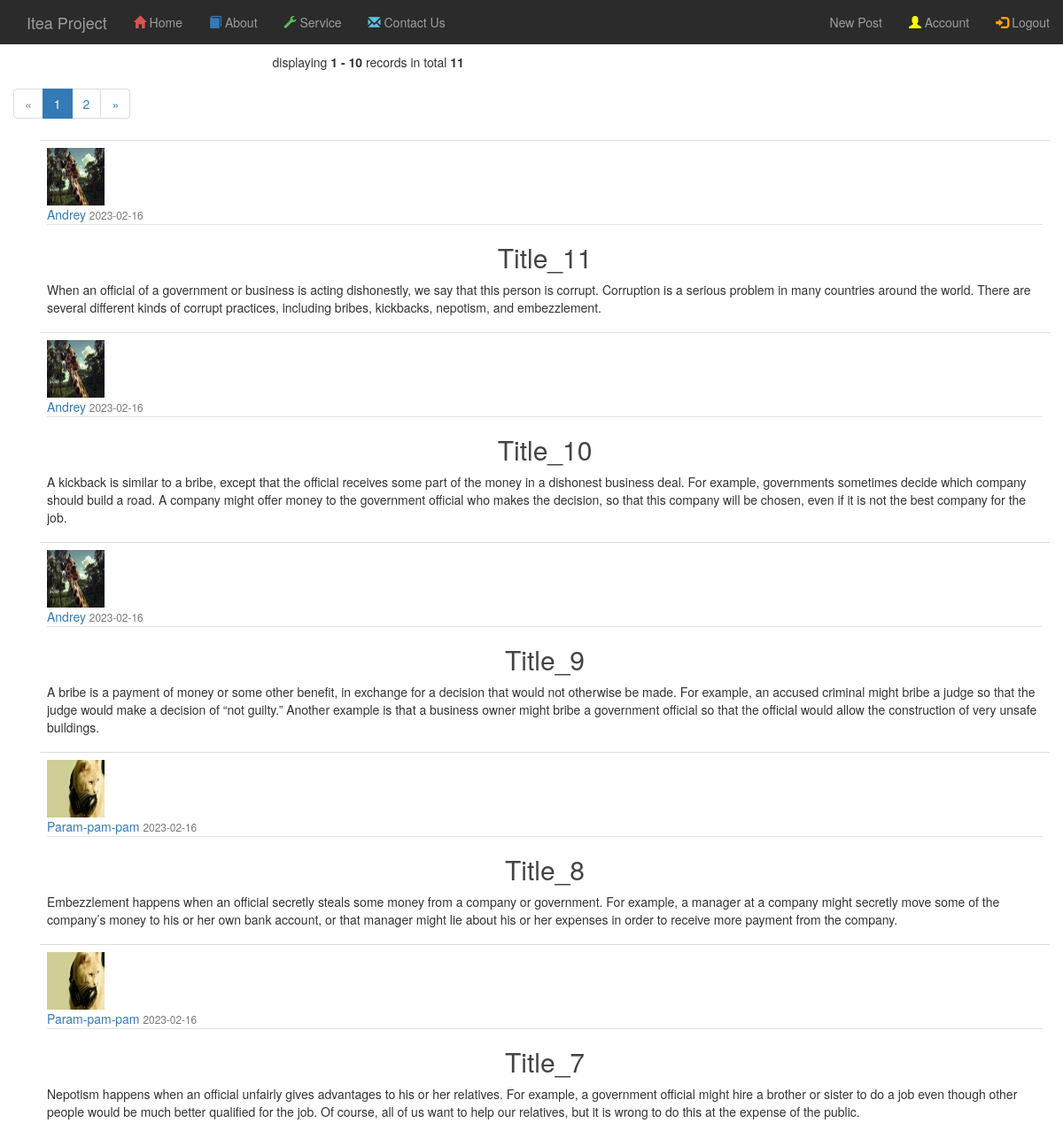
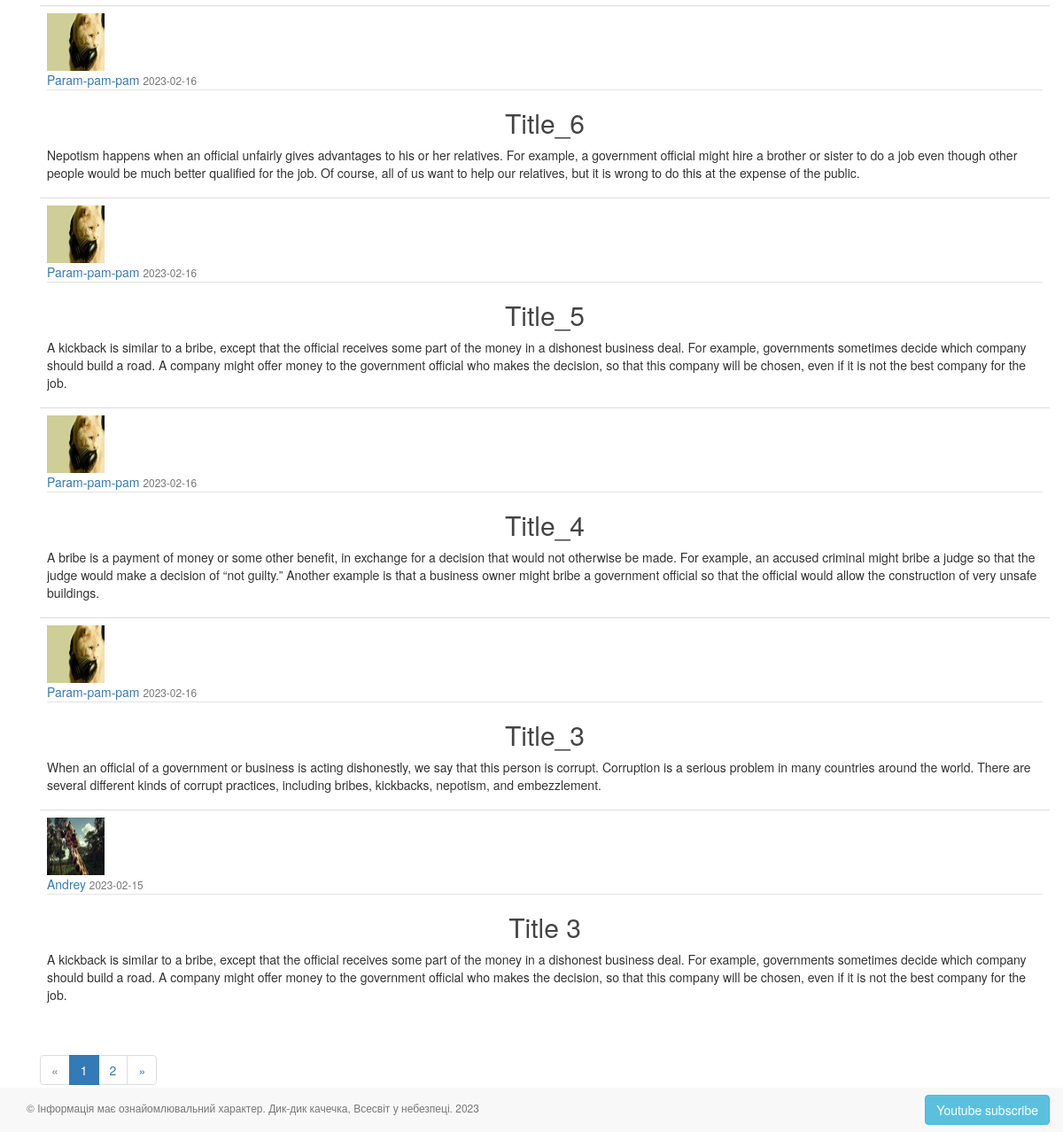
The app's page / (signed in) with its own data (2 pictures, top to bottom).
### app/auth/models.py (models this page shows, shortened)
class Post(BaseModel):
    title = CharField(max_length=100)
    content = TextField(default="")
    date_posted = DateTimeField(default=datetime.datetime.utcnow)
    author = ForeignKeyField(User)

class Profile(BaseModel):
    avatar = CharField()
    info = TextField()
    city = CharField()
    age = IntegerField()

class User(BaseModel, UserMixin):
    username = CharField(max_length=100)
    email = CharField(max_length=200, unique=True, index=True)
    __password_hash = CharField(max_length=128)
    last_visit = DateTimeField(default=datetime.datetime.now)
    role = ForeignKeyField(Role, backref='users')
    profile = ForeignKeyField(Profile)
    @property
    def password(self):
        raise AttributeError('password is not a valid attribute')

### app/main/routes.py (the view)
@main.route('/')
def index():
    db = current_app.config['db']
    db.create_tables([Role, Profile, Post, User])
    if not Role.select().where(Role.name == 'user').first():
        Role(name='user').save()
    page, per_page, offset = get_page_args(page_parameter='page',
                                           per_page_parameter='per_page')
    blog = Post.select().order_by(Post.date_posted.desc())
    total = blog.count()
    pagination_posts = get_quantity(blog, offset=offset, per_page=per_page)
    pagination = Pagination(page=page, per_page=per_page, total=total,
                            css_framework='bootstrap4')
    title = "Home"
    return render_template('main/index.html',
                           posts=pagination_posts,
                           title=title,
                           page=page,
                           per_page=per_page,
                           pagination=pagination)

### app/auth/models.py (called while the page is built)
@login_manager.user_loader
def load_user(user_id):
    return User.select().where(User.id == user_id).first()

### app/auth/utils.py (called while the page is built)
def get_quantity(obj, offset=0, per_page=10):
    return obj[offset: offset + per_page]

### app/templates/main/index.html (shortened to what this page needs)
{% extends '_base.html' %}
{% block page_content %}
    <div class="row">
        <div class="col-md-3"></div>
        {{ pagination.info }}
        {{ pagination.links }}
        <div class="col-md-8">
            <div class="container">
                <div class="table-responsive">
                    <table class="table table-hover">
                        <tbody>
                        {% for post in posts %}
                            <tr>
                                <td>
                                    <img class="rounded-circle article-img"
                                         src="{{ url_for('static', filename='profile_pics/' + post.author.profile.avatar) }}">
                                    <div class="media-body">
                                        <div class="article-metadata">
                                            <a class="mr-2"
                                               href="{{ url_for('posts.user_posts', username=post.author.username) }}">
                                                {{ post.author.username }}
                                            </a>
                                            <small class="text-muted">{{ post.date_posted.strftime('%Y-%m-%d') }}</small>
                                        </div>
                                        <h2><a class="article-title"
                                               href="{{ url_for('posts.post_func', post_id=post.id) }}">
                                            {{ post.title }}
                                        </a></h2>
                                        <p class="article-content">{{ post.content }}</p>
                                    </div>
                                </td>
                            </tr>
                        {% endfor %}
                        </tbody>
                    </table>
                    {{ pagination.links }}
                </div>
            </div>
        </div>
        <div class="col-md-3"></div>
    </div>
{% endblock page_content %}

### app/static/css/styles_blog.css (style rules this page uses)
.article-title { color: #444444; }
.article-content { white-space: pre-line; }
.article-img { height: 65px; width: 65px; margin-right: 16px; }
.article-metadata { padding-bottom: 1px; margin-bottom: 4px; border-bottom: 1px solid #e3e3e3 }

### app/static/css/styles.css (style rules this page uses)
h1, h2, h3 { text-align: center; }

### records on screen
Post: avatar (picture), author.username "Andrey", date_posted "2023-02-16", title "Title_11", content "When an official of a government or business is acting dishonestly, we say that this person is corrupt. Corruption is a serious problem in many countries around the world. There are several different kinds of corrupt practices, including bribes, kickbacks, nepotism, and embezzlement."
Post: avatar (picture), author.username "Andrey", date_posted "2023-02-16", title "Title_10", content "A kickback is similar to a bribe, except that the official receives some part of the money in a dishonest business deal. For example, governments sometimes decide which company should build a road. A company might offer money to the government official who makes the decision, so that this company will be chosen, even if it is not the best company for the job."
Post: avatar (picture), author.username "Andrey", date_posted "2023-02-16", title "Title_9", content "A bribe is a payment of money or some other benefit, in exchange for a decision that would not otherwise be made. For example, an accused criminal might bribe a judge so that the judge would make a decision of “not guilty.” Another example is that a business owner might bribe a government official so that the official would allow the construction of very unsafe buildings."
Post: avatar (picture), author.username "Param-pam-pam", date_posted "2023-02-16", title "Title_8", content "Embezzlement happens when an official secretly steals some money from a company or government. For example, a manager at a company might secretly move some of the company’s money to his or her own bank account, or that manager might lie about his or her expenses in order to receive more payment from the company."
Post: avatar (picture), author.username "Param-pam-pam", date_posted "2023-02-16", title "Title_7", content "Nepotism happens when an official unfairly gives advantages to his or her relatives. For example, a government official might hire a brother or sister to do a job even though other people would be much better qualified for the job. Of course, all of us want to help our relatives, but it is wrong to do this at the expense of the public."
Post: avatar (picture), author.username "Param-pam-pam", date_posted "2023-02-16", title "Title_6", content "Nepotism happens when an official unfairly gives advantages to his or her relatives. For example, a government official might hire a brother or sister to do a job even though other people would be much better qualified for the job. Of course, all of us want to help our relatives, but it is wrong to do this at the expense of the public."
Post: avatar (picture), author.username "Param-pam-pam", date_posted "2023-02-16", title "Title_5", content "A kickback is similar to a bribe, except that the official receives some part of the money in a dishonest business deal. For example, governments sometimes decide which company should build a road. A company might offer money to the government official who makes the decision, so that this company will be chosen, even if it is not the best company for the job."
Post: avatar (picture), author.username "Param-pam-pam", date_posted "2023-02-16", title "Title_4", content "A bribe is a payment of money or some other benefit, in exchange for a decision that would not otherwise be made. For example, an accused criminal might bribe a judge so that the judge would make a decision of “not guilty.” Another example is that a business owner might bribe a government official so that the official would allow the construction of very unsafe buildings."
Post: avatar (picture), author.username "Param-pam-pam", date_posted "2023-02-16", title "Title_3", content "When an official of a government or business is acting dishonestly, we say that this person is corrupt. Corruption is a serious problem in many countries around the world. There are several different kinds of corrupt practices, including bribes, kickbacks, nepotism, and embezzlement."
Post: avatar (picture), author.username "Andrey", date_posted "2023-02-15", title "Title 3", content "A kickback is similar to a bribe, except that the official receives some part of the money in a dishonest business deal. For example, governments sometimes decide which company should build a road. A company might offer money to the government official who makes the decision, so that this company will be chosen, even if it is not the best company for the job."

### other values on screen
{{ pagination.info }} "displaying 1 - 10 records in total 11"
{{ pagination.links }} "« 1 2 »"
